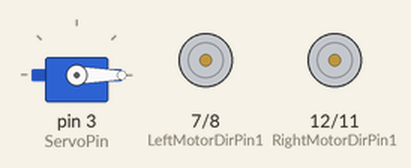
This sketch was run on a simulated Arduino Uno, built with avr-gcc and run on an emulated ATmega328P. Shown: servo, motor-driver pin pairs drawn as motors (green arrow = first pin HIGH = forward, orange = second pin HIGH = backward, longer = more drive, scaled by the enable pin). What the sketch prints to the serial monitor is not drawn.

Above: at 0.1 s.
At 17.5 s:
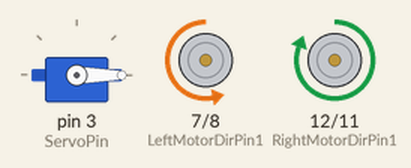
Timing chart, 0 to 19.2 s (numbered marks = the images above):
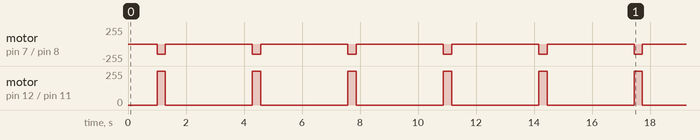

The sketch:

avoid_obstacle.ino
```cpp
#include<Servo.h>

Servo Myservo;

#define echoPin 2 // attach pin D2 Arduino to pin Echo of HC-SR04
#define trigPin 1 //attach pin D3 Arduino to pin Trig of HC-SR04

#define speedPinR 4    //  RIGHT PWM pin connect MODEL-X ENA
#define RightMotorDirPin1  12    //Right Motor direction pin 1 to MODEL-X IN1
#define RightMotorDirPin2  11    //Right Motor direction pin 2 to MODEL-X IN2
#define speedPinL 6    // Left PWM pin connect MODEL-X ENB
#define LeftMotorDirPin1  7    //Left Motor direction pin 1 to MODEL-X IN3
#define LeftMotorDirPin2  8   //Left Motor direction pin 1 to MODEL-X IN4

#define ServoPin 3

// defines variables
long duration; // variable for the duration of sound wave travel
int distance; // variable for the distance measurement

//unsigned long previousMillis = 0;
//unsigned long interval = 100;
unsigned long ServoInterval = 100;
unsigned long ServoPreviousMillis = 0;
unsigned char ServoAnglesIdx = 0;
int rotationSign = 1;
int minDistanceAngle[2] = {100, 0}; // {distanceToObstacle in cm, angle}
int distanceToObstacle = 10;
bool alignRobot = true;

int getDistance()
{
  // Clears the trigPin condition
  digitalWrite(trigPin, LOW);
  delayMicroseconds(2);
  // Sets the trigPin HIGH (ACTIVE) for 10 microseconds
  digitalWrite(trigPin, HIGH);
  delayMicroseconds(10);
  digitalWrite(trigPin, LOW);
  // Reads the echoPin, returns the sound wave travel time in microseconds
  duration = pulseIn(echoPin, HIGH);
  // Calculating the distance
  distance = duration * 0.034 / 2; // Speed of sound wave divided by 2 (go and back)
  // Displays the distance on the Serial Monitor
  Serial.print("Distance: ");
  Serial.print(distance);
  Serial.println(" cm");

  return distance;
}

void stop_Stop()    //Stop
{
  digitalWrite(RightMotorDirPin1, LOW);
  digitalWrite(RightMotorDirPin2,LOW);
  digitalWrite(LeftMotorDirPin1,LOW);
  digitalWrite(LeftMotorDirPin2,LOW);
}

//Pins initialize
void init_MotorsGPIO()
{
  pinMode(RightMotorDirPin1, OUTPUT);
  pinMode(RightMotorDirPin2, OUTPUT);
  pinMode(speedPinL, OUTPUT);

  pinMode(LeftMotorDirPin1, OUTPUT);
  pinMode(LeftMotorDirPin2, OUTPUT);
  pinMode(speedPinR, OUTPUT);
}

void go_Left(int t=0)  //Turn right
{
  digitalWrite(RightMotorDirPin1, HIGH);
  digitalWrite(RightMotorDirPin2,LOW);
  digitalWrite(LeftMotorDirPin1,LOW);
  digitalWrite(LeftMotorDirPin2,HIGH);
  analogWrite(speedPinL,150);
  analogWrite(speedPinR,150);
  delay(t);
}


void setup() {

  init_MotorsGPIO();

  pinMode(trigPin, OUTPUT); // Sets the trigPin as an OUTPUT
  pinMode(echoPin, INPUT); // Sets the echoPin as an INPUT


  Myservo.attach(ServoPin);
  Myservo.write(0); // Setup intial position of the servo

  Serial.begin(9600); // // Serial Communication is starting with 9600 of baudrate speed
  Serial.println("Ultrasonic Sensor HC-SR04 Test"); // print some text in Serial Monitor
  Serial.println("with Arduino UNO R3");

  delay(1000); // Wait for setup config to be applied

  for (int i = 0; i < 6; i++)
  {
    go_Left(290);
    stop_Stop();//Stop
    delay(3000);
  }

}


void loop() {
  // put your main code here, to run repeatedly:
  unsigned long currentMillis = millis();
  /*
  // Servo Control Timer
  if (currentMillis - ServoPreviousMillis >= ServoInterval)
  {
    ServoPreviousMillis = currentMillis;

    Serial.print("Timestamp: ");
    Serial.print(ServoPreviousMillis);
    Serial.println("ms =>");
    distanceToObstacle = getDistance();
    if (distanceToObstacle < minDistanceAngle[0])
    {
      minDistanceAngle[0] = distanceToObstacle;
      minDistanceAngle[1] = ServoAnglesIdx;
    }

    Serial.print("Angle => ");
    Serial.println(ServoAnglesIdx);
    Myservo.write(ServoAnglesIdx);

    // Updating servo angle
    ServoAnglesIdx = ServoAnglesIdx + rotationSign * 5;
    // Changing rotation sign when needed
    if (ServoAnglesIdx >= 180  || ServoAnglesIdx <= 0)
    {
      rotationSign = -rotationSign;
      Serial.println("Done Scanning Full Front Range...");
      Serial.print("Minimum Detected Distance To Obstacle => ");
      Serial.println(minDistanceAngle[0]);
      Serial.print("Angle of Minimum Detected Distance => ");
      Serial.println(minDistanceAngle[1]);

      // Aligning Robot using Angle of Minimum Detected Distance
      if (alignRobot == true)
      {
        go_Left(380);
        stop_Stop();//Stop
        alignRobot = false;
      }

      Serial.println("Starting The Scan in opposite direction...");
      minDistanceAngle[0] = 100;
    }
  } */
}
```
